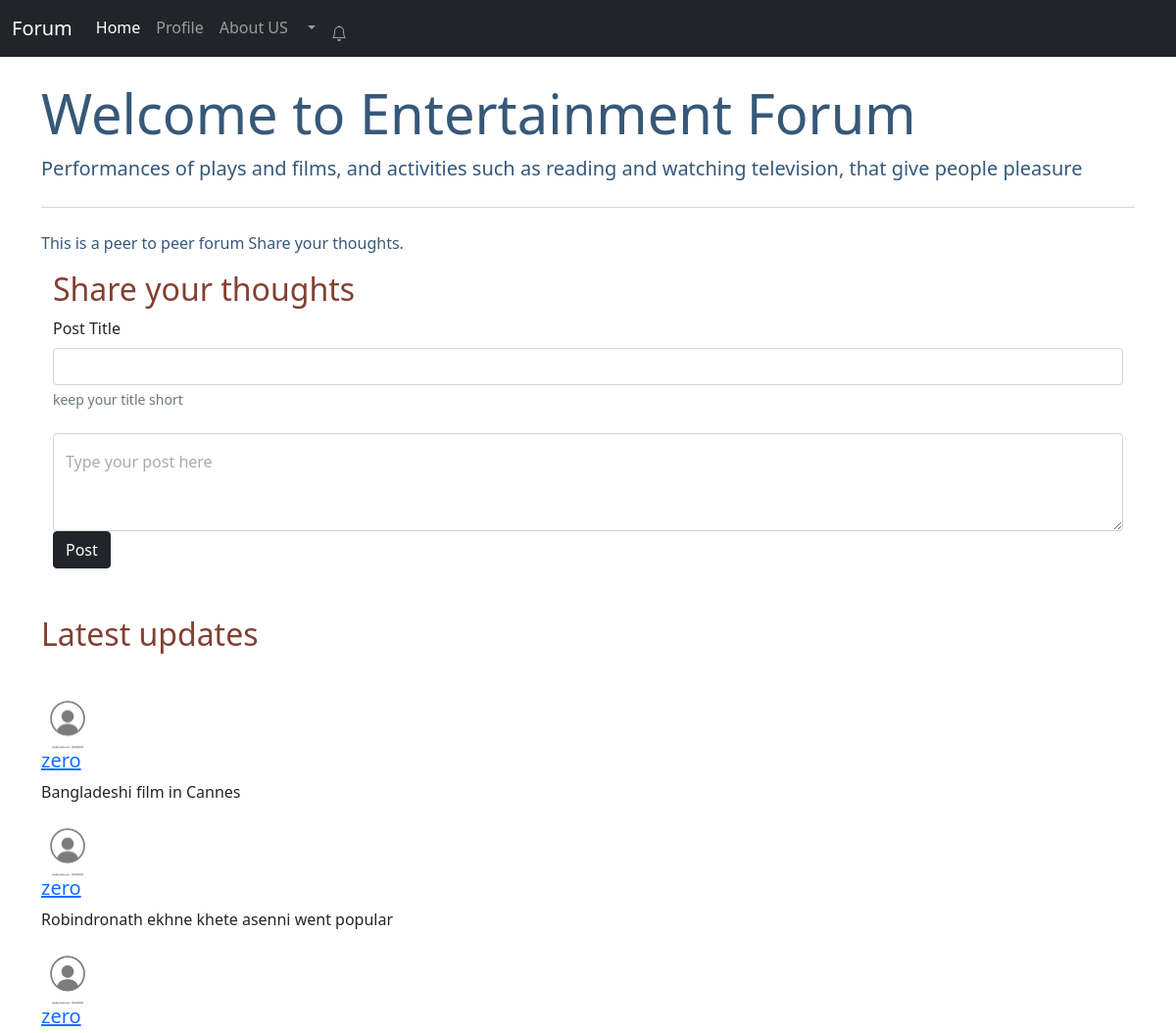
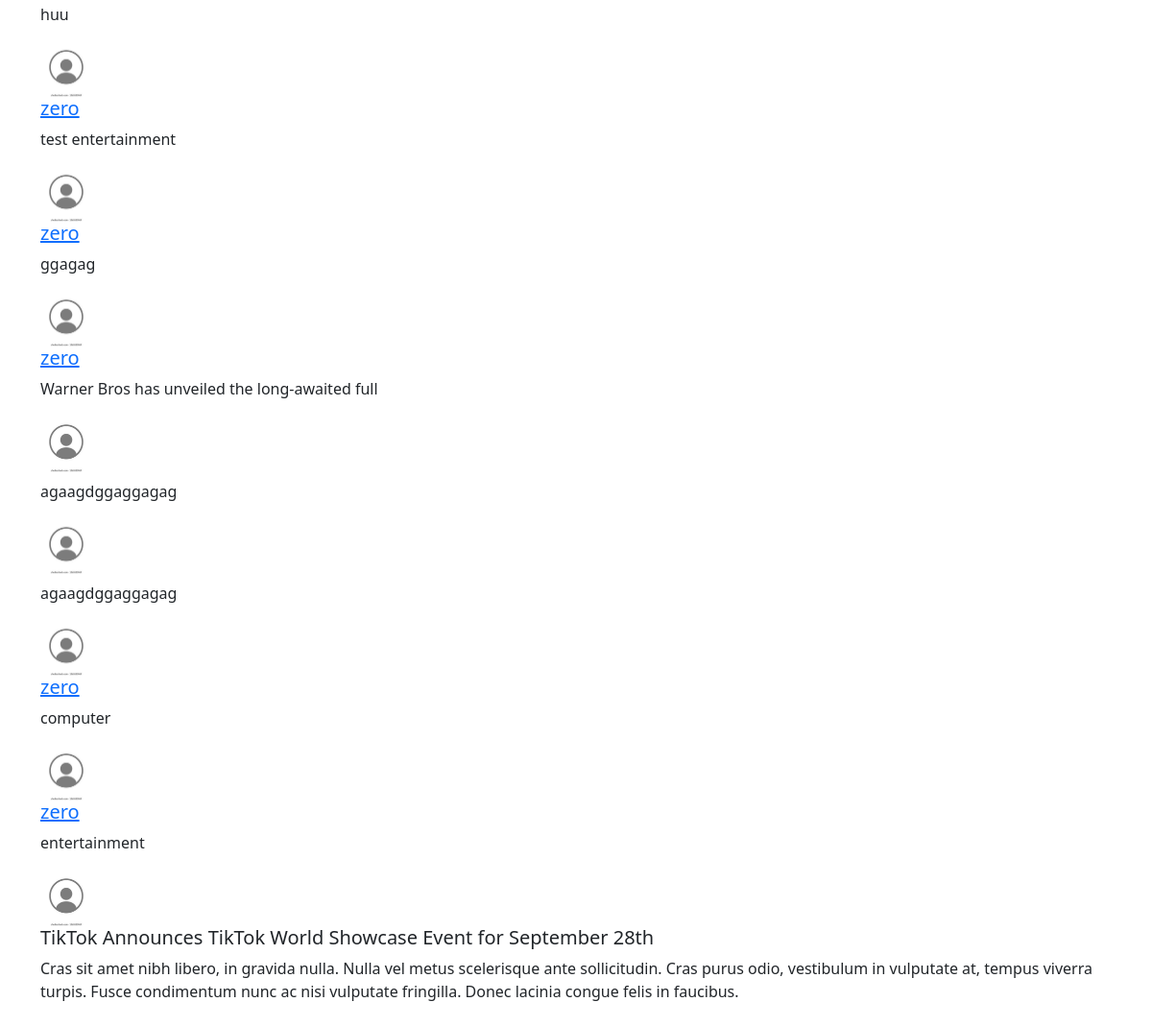
Screenshot of /dummy.php?catid=1 (signed in) with the database file from the repository (2 pictures, top to bottom).
### tables this page shows
CREATE TABLE `catagories` (
  `cat_id` int(5) NOT NULL,
  `cat_name` varchar(255) NOT NULL,
  `cat_description` varchar(2555) NOT NULL,
  `create_date` date NOT NULL DEFAULT current_timestamp()
);

CREATE TABLE `post` (
  `post_id` int(5) NOT NULL,
  `post_titile` varchar(255) NOT NULL,
  `post_desc` text NOT NULL,
  `post_cat_id` int(5) NOT NULL,
  `post_user_id` varchar(255) NOT NULL,
  `create_time` datetime NOT NULL DEFAULT current_timestamp()
);

### dummy.php (the view, shortened to what this page needs)
<?php
include("view/nav.php");
?>
<!DOCTYPE html>
<html>
<head>
    <link href="https://cdn.jsdelivr.net/npm/bootstrap@5.0.2/dist/css/bootstrap.min.css" rel="stylesheet"
>
</head>
<body>
    <?php
        $id = ((int)$_GET["catid"]);
        $sql="SELECT * FROM `catagories` where cat_id=$id";
        $result=mysqli_query($conn, $sql);
        $get = mysqli_fetch_assoc($result);
        $catname=$get['cat_name'];
        $catdesc=$get['cat_description'];
     ?>
    <div class="container my-4">
        <div class="jumbotron" style=color:#365879>
            <h1 class="display-4">Welcome to <?php echo $catname;?> Forum</h1>
            <p class="lead"> <?php echo $catdesc;?> </p>
            <hr class="my-4">
            <p>This is a peer to peer forum Share your thoughts.
            </p>
        </div>
        <div class="container">
            <h2 class="py">
                <font color=#824032>Share your thoughts</font>
            </h2>
            <form method="POST" action="<?php $_SERVER['REQUEST_URI']?>">
                <div class="mb-4">
                    <label for="example" class="form-label">Post Title</label>
                    <input type="text" class="form-control" id="titke" aria-describedby="">
                    <div id="title" name="title" class="form-text">keep your title short </div>
                </div>
                <div class="form-floating">
                    <textarea class="form-control" placeholder="" id="desc" name="desc"
                        style="height: 100px"></textarea>
                    <label for="floatingTextarea2">
                        <font color=#aaa>Type your post here</font>
                </div>
                <button name="submit" type="submit" class="btn btn-dark">Post</button>
            </form>
        </div>
        <div class="contatiner my-4">
            <h2 class="py-4">
                <font color=#824032>
                    Latest updates</font>
            </h2>
            <?php
                $id = ((int)$_GET["catid"]);
                $sql2="SELECT * FROM post WHERE post_cat_id=$id";
                $result2=mysqli_query($conn, $sql2);
                while($row = mysqli_fetch_assoc($result2)){
                    $title=$row['post_titile'];
                    $desc=$row['post_desc'];
                    echo'
                    <div class="media my-3">
                        <img src="img/2.jpg" width="54px" class=" mr-3" alt="...">
                        <div class="media-body">
                        <h5 class="mt-0"> <a href="post.php?postid='.$id.'">'.$title.'</a></h5>'.$desc .'
                        </div>
                    </div>
                        ';
                }
             ?>
            <div class=" media my-3">
                <img src="img/2.jpg" width="54px" class=" mr-3" alt="...">
                <div class="media-body">
                    <h5 class="mt-0">TikTok Announces TikTok World Showcase Event for September 28th
                    </h5>
                    Cras sit amet nibh libero, in gravida nulla. Nulla vel metus scelerisque ante
                    sollicitudin. Cras
                    purus odio, vestibulum in vulputate at, tempus viverra turpis. Fusce condimentum
                    nunc ac
                    nisi
                    vulputate fringilla. Donec lacinia congue felis in faucibus.
                </div>
            </div>
        </div>
</body>
</html>

### view/nav.php (shortened to what this page needs)
<nav class="navbar navbar-expand-lg navbar-dark bg-dark">
    <div class="container-fluid">
        <a class="navbar-brand" href="dashboard.php">Forum</a>
        <div class="collapse navbar-collapse" id="navbarColor01">
            <ul class="navbar-nav me-auto">
                <li class="nav-item">
                    <a class="nav-link active" href="dashboard.php">Home
                    </a>
                </li>
                <li class="nav-item">
                    <a class="nav-link" href="profile.php">Profile</a>
                </li>
                <li class="nav-item">
                    <a class="nav-link" href="about.php">About US</a>
                </li>
                <li class="nav-item dropdown">
                    <a class="nav-link dropdown-toggle" style="margin-top:10px;" href="#" id="navbarDropdownMenuLink"
                        role="button" data-bs-toggle="dropdown" aria-expanded="false">
                    </a>
                </li>
                <li class="nav-item dropdown">
                    <a class="nav-link dropdown" style="margin-top:10px;" href="#" id="ownMenuLink"
                       data-bs-toggle="dropdown" aria-expanded="false">
                        </a>
                </li>
        </div>
    </div>
</nav>

### rows the page displays
catagories: cat_name "Entertainment", cat_description "Performances of plays and films, and activities such as reading and watching television, that give people pleasure"
post: post_titile "zero", post_desc "Bangladeshi film in Cannes"
post: post_titile "zero", post_desc "Robindronath ekhne khete asenni went popular"
post: post_titile "zero", post_desc "huu"
post: post_titile "zero", post_desc "test entertainment"
post: post_titile "zero", post_desc "ggagag"
post: post_titile "zero", post_desc "Warner Bros has unveiled the long-awaited full"
post: post_desc "agaagdggaggagag"
post: post_desc "agaagdggaggagag"
post: post_titile "zero", post_desc "computer"
post: post_titile "zero", post_desc "entertainment"
